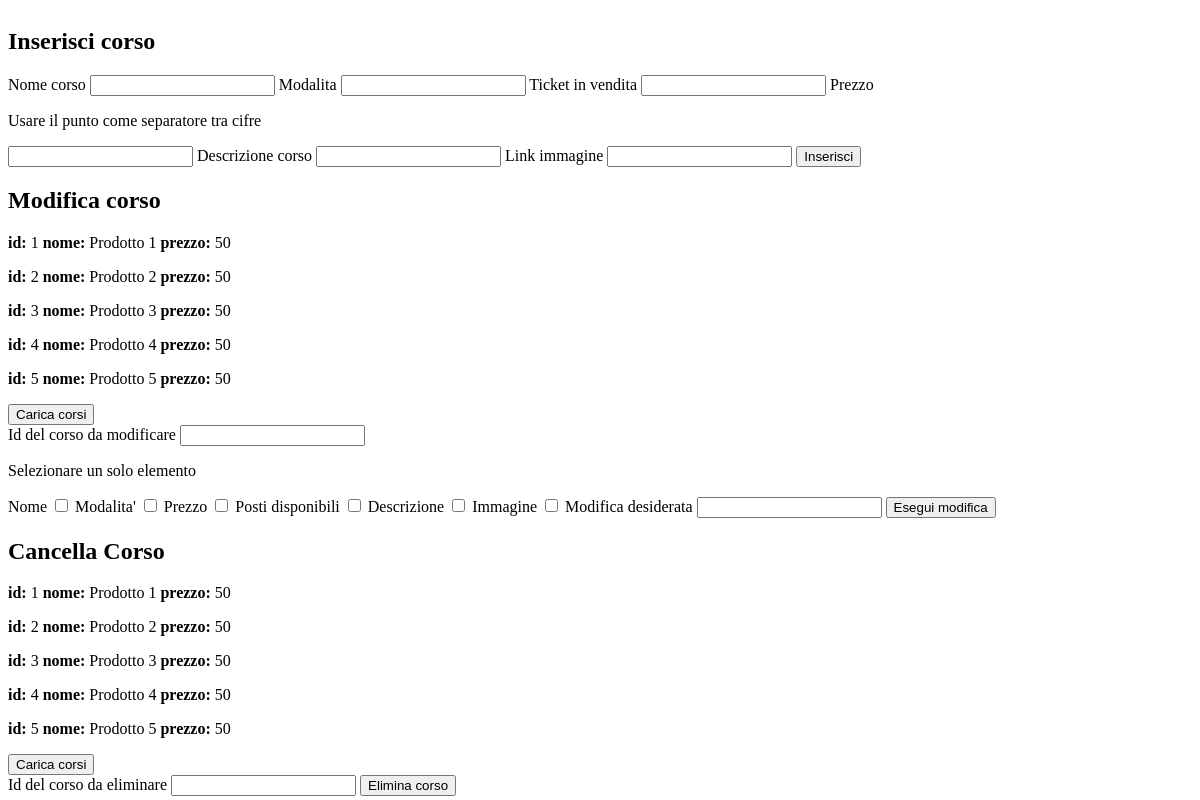
/pano_creators (signed in), run on an earlier commit of the app's database.
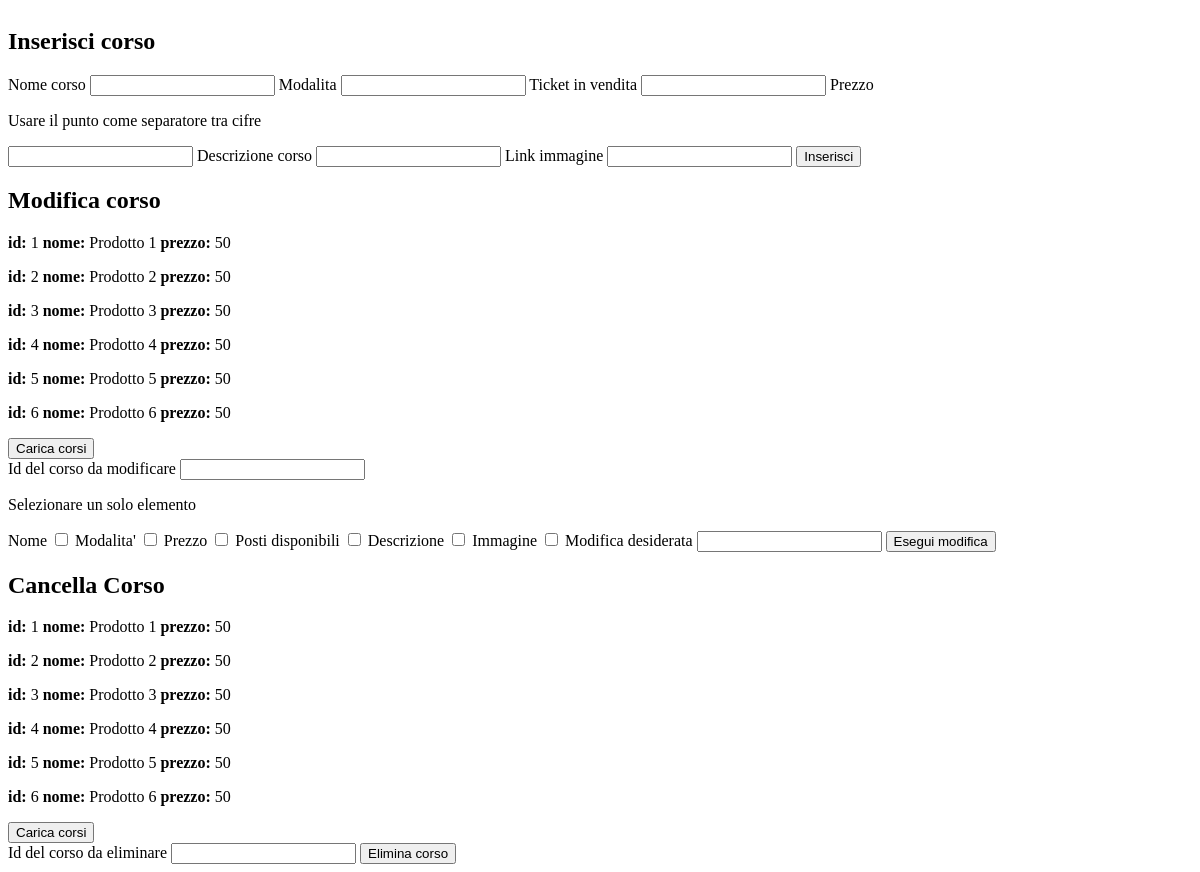
And on a later commit of the database.
### tables this page shows
CREATE TABLE service
(
	id_service INTEGER PRIMARY KEY AUTOINCREMENT,
    nome TEXT,
    modalit TEXT,
    prezzo DECIMAL(10, 2),
    stock INT,
    descrizione TEXT, 
    img TEXT,
    link TEXT
);

### app.py (the view)
@app.route('/pano_creators', methods=['POST', 'GET'])
@login_required
def visualizza_creators():
    corsi=visualizza_tutti_corsi()
    return render_template('dash_creators.html', corsi=corsi)

### app.py (called while the page is built)
def db_utenti():
    db = getattr(g, '_database', None)
    if db is None:
        db = g._database = sqlite3.connect(DATABASE)
    return db

def visualizza_tutti_corsi():
    db_ram=db_utenti()
    cursore=db_ram.cursor()
    cursore.execute('SELECT * FROM service')
    corsi=cursore.fetchall()
    db_ram.close()
    return corsi

def login_required(view_func):
    @wraps(view_func)
    def wrapped_view(*args, **kwargs):
        if 'id_utenti' in session:
            return view_func(*args, **kwargs)
        else:
            return redirect(url_for('no'))
    return wrapped_view

### templates/dash_creators.html (shortened to what this page needs)
<!DOCTYPE html>
<head>
    <link type="text/css" rel="stylesheet" href="{{ url_for('static', filename='templates.css') }}" />
</head>
<body>
    <div class="pannello">
        <form method="post" class="data_view" action="{{url_for('nuovo_corso')}}">
            <h2 class="titoli">Inserisci corso</h2>
            <label>Nome corso</label>
            <input type="text" name="nome" required>
            <label>Modalita</label>
            <input type="text" name="dalit" required>
            <label>Ticket in vendita</label>
            <input type="number" name="num" required />
            <label>Prezzo</label>
            <p>Usare il punto come separatore tra cifre</p>
            <input type="text" name="prez" required>
            <label>Descrizione corso</label>
            <input type="text" name="descr" required>
            <label>Link immagine</label>
            <input type="text" name="img" required />
            <button type="submit">Inserisci</button>
        </form>
        <form method="post" class="data_view" action="{{url_for('visualizza_creators')}}">
            <h2 class="titoli">Modifica corso</h2>
            <div class="data_view">
                {% for corsi in corsi %}
                <p> <strong>id:</strong> {{corsi[0]}}    <strong>nome:</strong> {{corsi[1]}}   <strong>prezzo:</strong> {{corsi[3]}} </p>
                {% endfor %}
            </div>
            <button type="submit">Carica corsi</button>
        </form>
        <form method="post" class="data_view" action="{{url_for('mod_corso')}}">
            <div class="data_view">
                <label>Id del corso da modificare</label>
                <input type="number" name="quale" required />
                <p>Selezionare un solo elemento</p>
                <label>Nome</label>
                <input type="checkbox" name="cod" value="co">
                <label>Modalita'</label>
                <input type="checkbox" name="cod" value="mod">
                <label>Prezzo</label>
                <input type="checkbox" name="cod" value="prez">
                <label>Posti disponibili</label>
                <input type="checkbox" name="cod" value="quanti">
                <label>Descrizione</label>
                <input type="checkbox" name="cod" value="desc">
                <label>Immagine</label>
                <input type="checkbox" name="cod" value="imge">
                <label>Modifica desiderata</label>
                <input type="text" name="nuovo" required>
                <button type="submit">Esegui modifica</button>
            </div>
        </form>
        <form method="post" class="data_view" action="{{url_for('visualizza_creators')}}">
            <h2 class="titoli">Cancella Corso</h2>
            <div class="data_view">
                {% for corsi in corsi %}
                <p> <strong>id:</strong> {{corsi[0]}}    <strong>nome:</strong> {{corsi[1]}}   <strong>prezzo:</strong> {{corsi[3]}} </p>
                {% endfor %}
            </div>
            <button type="submit">Carica corsi</button>
        </form>
        <form method="post" class="data_view" action="{{url_for('elimina')}}">
            <label>Id del corso da eliminare</label>
            <input type="number" name="elimino" required />
            <button type="submit">Elimina corso</button>
        </form>
    </div>
</body>

What changed in the data, as far as the page shows it:
added service: id_service "6", nome "Prodotto 6", prezzo "50"
